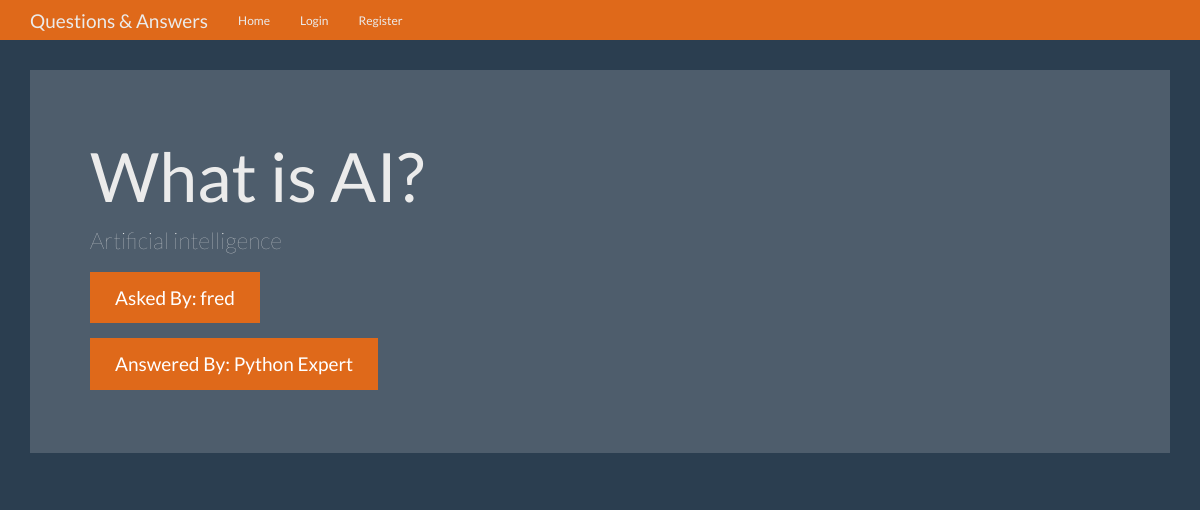
Screenshot of /question/1 with the database file from the repository.
### models/question.py (models this page shows, shortened)
class Question(db.Model):
    __tablename__ = 'question'
    id = db.Column(db.Integer, primary_key = True)
    question = db.Column(db.Text)
    answer = db.Column(db.Text)
    asked_by_id = db.Column(db.Integer, db.ForeignKey('user.id'))
    expert_id = db.Column(db.Integer, db.ForeignKey('user.id'))
    @classmethod
    def get_by_id(cls, id):
        return cls.query.get_or_404(id)

### models/user.py (models this page shows, shortened)
class User(db.Model, UserMixin):
    __tablename__ = 'user'
    id = db.Column(db.Integer, primary_key = True)
    name = db.Column(db.String(50))
    password = db.Column(db.String(100))
    expert = db.Column(db.Boolean)
    admin = db.Column(db.Boolean)
    questions_asked = db.relationship(
        'Question',
        foreign_keys = 'Question.asked_by_id',
        backref = 'asker',
        lazy = True
    )
    answers_requested = db.relationship(
        'Question',
        foreign_keys = 'Question.expert_id',
        backref = 'expert',
        lazy = True
    )
    @property
    def unhashed_password(self):
        raise AttributeError('Cannot view unhashed password!')

### qa/views.py (the view)
@q_a.route('/question/<int:question_id>')
def question(question_id):
    question = Question.get_by_id(question_id)
    context = {
        'question': question
    }
    return render_template('question.html', **context)

### templates/question.html (shortened to what this page needs)
{% extends 'base.html' %}
{% block content %}
<div class="jumbotron">
        <h1>{{ question.question }}</h1>
        <p>{{ question.answer }}</p>
        <p><a class="btn btn-primary btn-lg">Asked By: {{ question.asker.name }}</a></p>
        <p><a class="btn btn-primary btn-lg">Answered By: {{ question.expert.name }}</a></p>
      </div>
{% endblock %}

### static/theme.css (style rules this page uses)
body { padding-top: 70px; padding-bottom: 30px; }

### rows the page displays
Question: question "What is AI?", answer "Artificial intelligence"
User: asker.name "fred"
User: expert.name "Python Expert"
